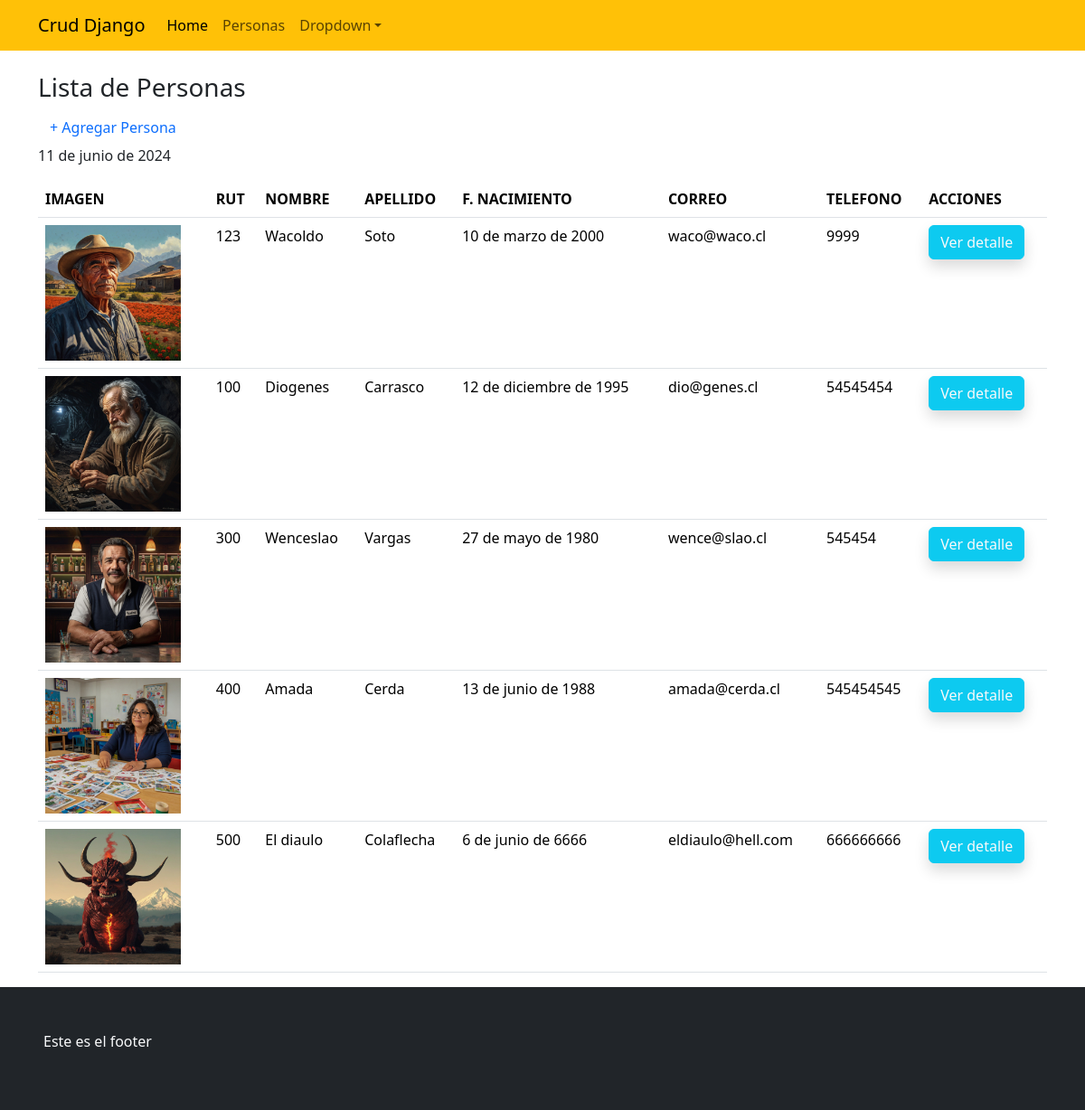
The page /personas/ on the database as committed earlier.
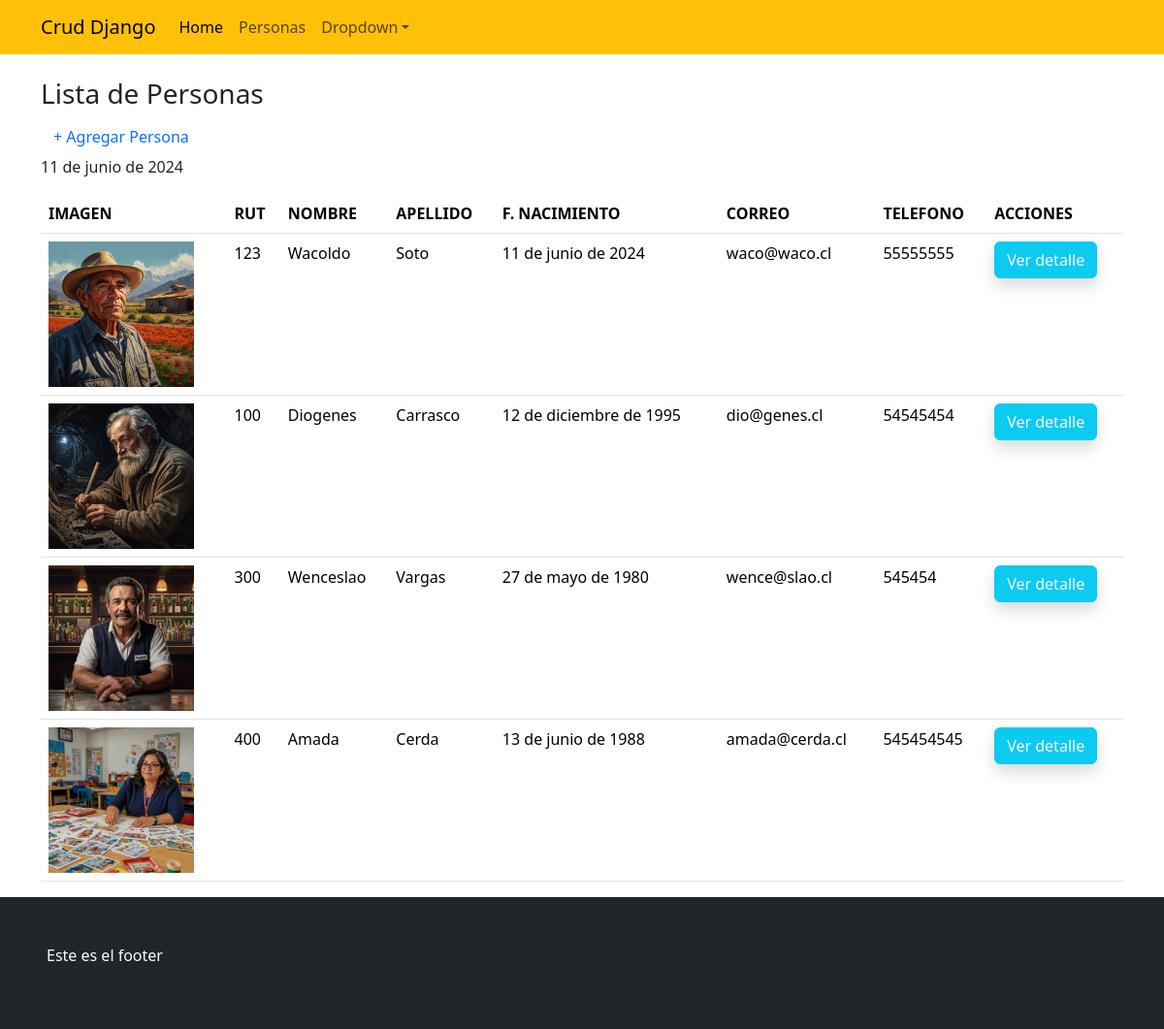
The same page on the database as committed later.
### appcrud/models.py (models this page shows, shortened)
class Persona(models.Model):
    rut=models.CharField(max_length=10,primary_key=True, null=False)
    nombre=models.CharField(max_length=50,null=False)
    apellido=models.CharField(max_length=50, null=False)
    fecha_ncto=models.DateField(verbose_name='Fecha de Nacimiento',error_messages='ta malo')
    correo=models.EmailField(error_messages='coloca bien el correo...')
    telefono=models.IntegerField()
    imagen=models.ImageField(upload_to='personas',null=True)

### appcrud/views.py (the view)
# urls.py: path('personas/',personas,name='personas'),
def personas(request):
    hoy=date.today()
    personas=Persona.objects.all()
    datos={
        "fecha":hoy,
        "personas":personas
    }
    return render(request,'appcrud/personas.html', datos)

### appcrud/templates/appcrud/personas.html
{% extends "appcrud/base.html" %}
{% load static %}
{% block contenido %}
<div class="container">
    <div class="mt-4">
        <h3>Lista de Personas</h3>
        <a href="{% url "crearpersona" %}" role="button" class="btn text-primary">+ Agregar Persona</a>
    </div>
    <p>{{fecha}}</p>
    <table class="table table-hover">
        <thead>
            <tr>
                <th>IMAGEN</th>
                <th>RUT</th>
                <th>NOMBRE</th>
                <th>APELLIDO</th>
                <th>F. NACIMIENTO</th>
                <th>CORREO</th>
                <th>TELEFONO</th>
                <th>ACCIONES</th>
            </tr>
        </thead>
        <tbody>
            {% for p in personas %}
            <tr>
                <td><img src='{{p.imagen.url}}' alt="foto" height="150"></td>
                <td>{{p.rut}}</td>
                <td>{{p.nombre}}</td>
                <td>{{p.apellido}}</td>
                <td>{{p.fecha_ncto}}</td>
                <td>{{p.correo}}</td>
                <td>{{p.telefono}}</td>
                <td>
                    <a href="{% url "detallepersona" p.rut %}" role="button" class="btn btn-info text-light shadow rounded">Ver detalle</a>
                </td>
            </tr>
            {% endfor %}
        </tbody>
    </table>
</div>
{% endblock contenido %}

### appcrud/templates/appcrud/base.html (shortened to what this page needs)
{% load static %}
<!DOCTYPE html>
<html lang="es">
<head>
    <link href="https://cdn.jsdelivr.net/npm/bootstrap@5.3.3/dist/css/bootstrap.min.css" rel="stylesheet">
</head>
<body>
    <nav class="navbar navbar-expand-lg navbar-light bg-warning">
        <div class="container">
            <a class="navbar-brand" href="{% url "index" %}">Crud Django</a>
            <div class="collapse navbar-collapse" id="collapsibleNavId">
                <ul class="navbar-nav me-auto mt-2 mt-lg-0">
                    <li class="nav-item">
                        <a class="nav-link active" href="{% url "index" %}" aria-current="page">Home
                            <span class="visually-hidden">(current)</span></a>
                    </li>
                    <li class="nav-item">
                        <a class="nav-link" href="{% url "personas" %}">Personas</a>
                    </li>
                    <li class="nav-item dropdown">
                        <a class="nav-link dropdown-toggle" href="#" id="dropdownId" data-bs-toggle="dropdown"
                            aria-haspopup="true" aria-expanded="false">Dropdown</a>
                    </li>
                </ul>
            </div>
        </div>
    </nav>
{% block contenido %}
{% endblock contenido %}
    <footer>
        <div class="p-5 bg-dark text-light">
            <p>Este es el footer</p>
        </div>
    </footer>
</body>
</html>

Rows that differ between the two databases and show on the page:
removed Persona: imagen (picture), rut "500", nombre "El diaulo", apellido "Colaflecha", fecha_ncto "6 de junio de 6666", correo "eldiaulo@hell.com", telefono "666666666"
changed Persona "Wacoldo": fecha_ncto "10 de marzo de 2000" → "11 de junio de 2024"; telefono "9999" → "55555555"
